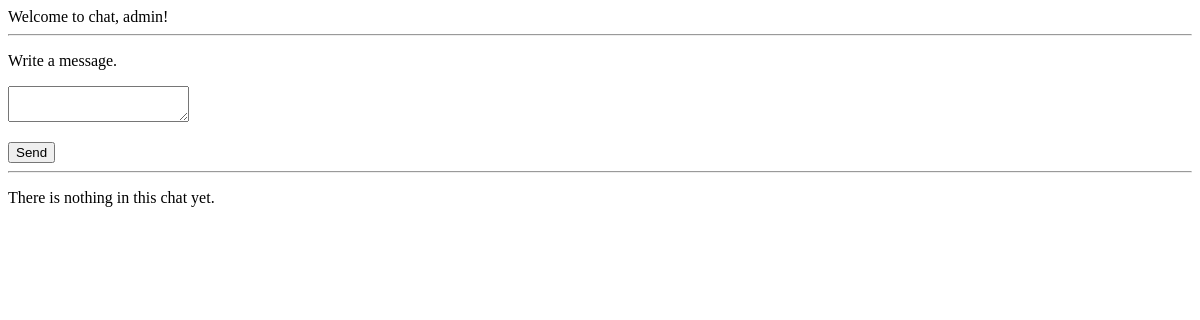
Page / (signed in) on the earlier database version.
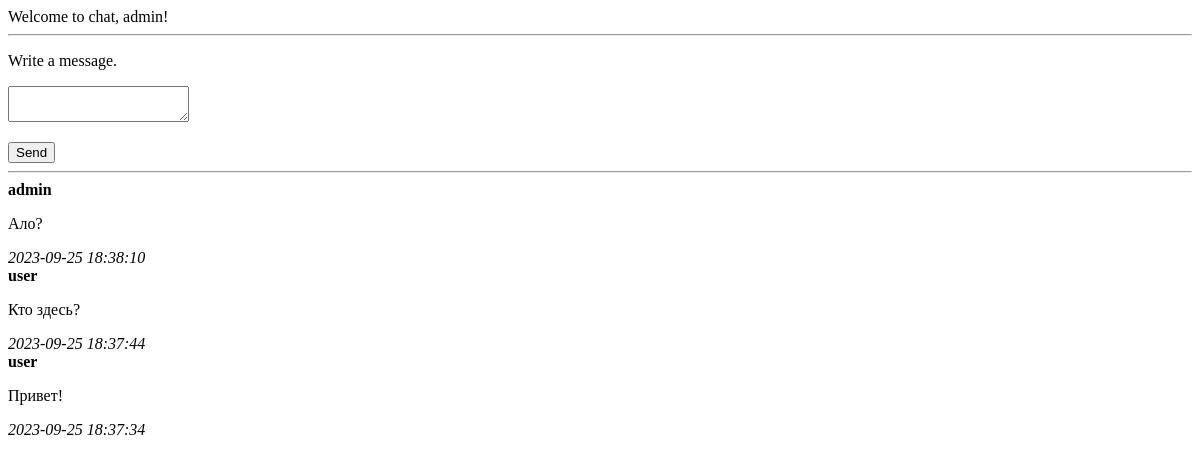
Same page on the later database version.
### tables this page shows
CREATE TABLE Users (id INTEGER PRIMARY KEY AUTOINCREMENT NOT NULL, username TEXT UNIQUE NOT NULL, password TEXT NOT NULL, email TEXT NOT NULL, joining_time TEXT NOT NULL DEFAULT (DATETIME('now')), status TEXT NOT NULL DEFAULT ('standart'));

CREATE TABLE Posts (id INTEGER PRIMARY KEY AUTOINCREMENT NOT NULL, poster TEXT REFERENCES Users (username) ON DELETE CASCADE ON UPDATE CASCADE NOT NULL, text TEXT NOT NULL, publication_time TEXT NOT NULL DEFAULT (DATETIME('now')));

### app.py (the view)
@app.route("/", methods=["GET", "POST"])
def index():
    if current_user.is_authenticated:
        posts = db.posts_all(20)[::-1]
        form = PostForm()
        if form.validate_on_submit():
            db.post_create(current_user.get_username(), form.text.data)
        return render_template("index_login.html", user=current_user, posts=posts, form=form)
    return render_template("index_no_login.html")

### forms_manager.py
class PostForm(FlaskForm):
    text = TextAreaField("", validators=[DataRequired()])
    submit = SubmitField("Send")

### app.py (called while the page is built)
@login_manager.user_loader
def load_user(user_id):
    print("load_user")
    return User().get_user(user_id, db)

### db_manager.py (called while the page is built)
    def user_get_info(self, param: dict, returns: str, get_one: bool = True):
        try:
            result = self.cur.execute(f"SELECT {returns} FROM Users WHERE {list(param.keys())[0]} = ?",
                                      (list(param.values())[0],))
            result = result.fetchone()
            if result:
                if get_one:
                    try:
                        return result[0]
                    except TypeError:
                        return result
                else:
                    return result
            else:
                print(f"No user witch {list(param.keys())[0]} {list(param.values())[0]}")
                return False
        except sqlite3.Error as e:
            print(f"Error: {e}")
        return False

    def user_get_by_id(self, user_id: int):
        return self.user_get_info({"id": user_id}, "*", False)

    def posts_all(self, last: int):
        result = self.cur.execute("SELECT * FROM Posts LIMIT 10 OFFSET (SELECT count(*) FROM Posts)-?", (last,))
        return result.fetchall()

### user_manager.py (called while the page is built)
    def get_user(self, user_id: int, db: DataBaseManager):
        self.user_ = db.user_get_by_id(user_id)
        return self

    def get_username(self):
        return str(self.user_[1])

### templates/index_login.html (shortened to what this page needs)
{% extends 'base.html' %}
{% block content %}
Welcome to chat, {{ user.get_username() }}!
<hr>
<form action="/send" method="POST">
    <p>Write a message.</p>
    {% for field in form if field.name not in ['csrf_token', 'submit']%}
        <p>
            {{ field.label() }} {{ field() }}
        </p>
    {% endfor %}
    {{ form.submit() }}
</form>
<hr>
{% if posts %}
    {% for post in posts %}
        <div>
            <strong>{{ post[1] }}</strong>
            <p>{{ post[2] }}</p>
            <em>{{ post[3] }}</em>
        </div>
    {% endfor %}
{% else %}
<p>There is nothing in this chat yet.</p>
{% endif %}
{% endblock %}

### templates/base.html (shortened to what this page needs)
<!doctype html>
<html lang="en">
<head>
    <link rel="stylesheet" href="{{ url_for('static', filename='style.css') }}">
</head>
<body>
    {% block content %} Content {% endblock %}
</body>
</html>

Differences in the rows shown:
added Posts: poster "admin", text "Ало?", publication_time "2023-09-25 18:38:10"
added Posts: poster "user", text "Кто здесь?", publication_time "2023-09-25 18:37:44"
added Posts: poster "user", text "Привет!", publication_time "2023-09-25 18:37:34"
Other differences:
text no longer shown: "There is nothing in this chat yet."
